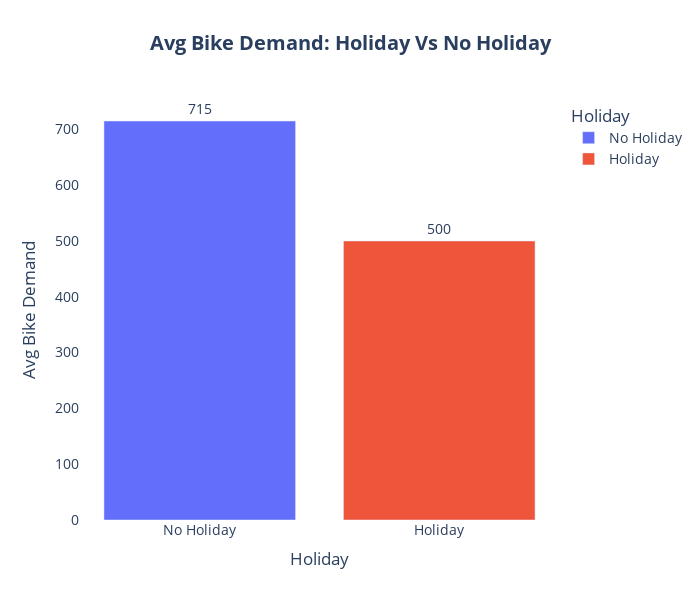
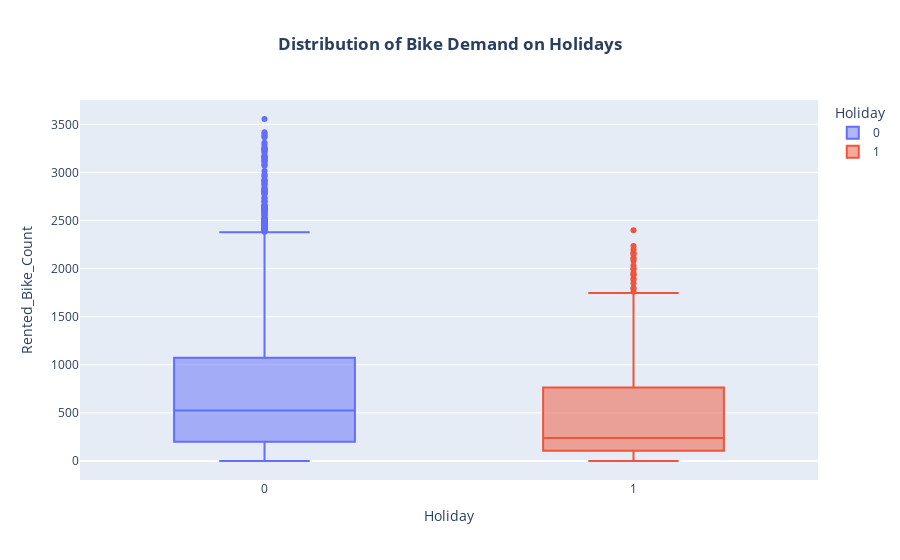

Here is the notebook cell these charts were saved with, in order:
### Markdown cell above
## **7.Holiday Analysis**

### Code cell
# -------- Holiday Analysis --------
holiday_avg = df.groupby('Holiday')['Rented_Bike_Count'].mean().round().reset_index()

holiday_avg['Holiday'] = holiday_avg['Holiday'].map({0:'No Holiday',1:'Holiday'})
fig = px.bar(
  holiday_avg,
  x = 'Holiday',
  y = 'Rented_Bike_Count',
  color = 'Holiday',
  title = '<b>Avg Bike Demand: Holiday Vs No Holiday</b>',
  text = 'Rented_Bike_Count'
)
fig.update_traces(textposition = 'outside')
fig.update_layout(
  title_x = 0.5,
  width = 700,
  height = 600,
  xaxis_title = 'Holiday',
  yaxis_title = 'Avg Bike Demand',
  bargap = 0.2,
  plot_bgcolor = 'white',
  font = dict(size = 14),
  # showlegend = True
)
fig.show()

fig1 = px.box(
  df,
  x = 'Holiday',
  y = 'Rented_Bike_Count',
  color = 'Holiday',
  title = '<b>Distribution of Bike Demand on Holidays</b>',
  points = 'outliers'

)
fig1.update_layout(
  title_x = 0.5
)
fig1.show()

### Figure 1 — Plotly figure (JSON) as saved in the notebook; plotly's stock layout.template omitted (floating-point values rounded to 4 significant figures)
{"data": [{"hovertemplate": "Holiday=%{x}<br>Rented_Bike_Count=%{text}<extra></extra>", "legendgroup": "No Holiday", "marker": {"color": "#636efa", "pattern": {"shape": ""}}, "name": "No Holiday", "orientation": "v", "showlegend": true, "text": [715.0], "textposition": "outside", "type": "bar", "x": ["No Holiday"], "xaxis": "x", "y": [715.0], "yaxis": "y"}, {"hovertemplate": "Holiday=%{x}<br>Rented_Bike_Count=%{text}<extra></extra>", "legendgroup": "Holiday", "marker": {"color": "#EF553B", "pattern": {"shape": ""}}, "name": "Holiday", "orientation": "v", "showlegend": true, "text": [500.0], "textposition": "outside", "type": "bar", "x": ["Holiday"], "xaxis": "x", "y": [500.0], "yaxis": "y"}], "layout": {"bargap": 0.2, "barmode": "relative", "font": {"size": 14}, "height": 600, "legend": {"title": {"text": "Holiday"}, "tracegroupgap": 0}, "plot_bgcolor": "white", "title": {"text": "<b>Avg Bike Demand: Holiday Vs No Holiday</b>", "x": 0.5}, "width": 700, "xaxis": {"anchor": "y", "categoryarray": ["No Holiday", "Holiday"], "categoryorder": "array", "domain": [0, 1], "title": {"text": "Holiday"}}, "yaxis": {"anchor": "x", "domain": [0, 1], "title": {"text": "Avg Bike Demand"}}}}

### Figure 2 — Plotly figure (JSON) as saved in the notebook; plotly's stock layout.template omitted (floating-point values rounded to 4 significant figures; data arrays with more than 128 entries replaced by an {"elided": "..."} marker saying what was removed)
{"data": [{"alignmentgroup": "True", "boxpoints": "outliers", "hovertemplate": "Holiday=%{x}<br>Rented_Bike_Count=%{y}<extra></extra>", "legendgroup": "0", "marker": {"color": "#636efa"}, "name": "0", "notched": false, "offsetgroup": "0", "orientation": "v", "showlegend": true, "type": "box", "x": {"elided": "8328 int values"}, "x0": " ", "xaxis": "x", "y": {"elided": "8328 int values"}, "y0": " ", "yaxis": "y"}, {"alignmentgroup": "True", "boxpoints": "outliers", "hovertemplate": "Holiday=%{x}<br>Rented_Bike_Count=%{y}<extra></extra>", "legendgroup": "1", "marker": {"color": "#EF553B"}, "name": "1", "notched": false, "offsetgroup": "1", "orientation": "v", "showlegend": true, "type": "box", "x": {"elided": "432 int values"}, "x0": " ", "xaxis": "x", "y": {"elided": "432 int values"}, "y0": " ", "yaxis": "y"}], "layout": {"boxmode": "overlay", "legend": {"title": {"text": "Holiday"}, "tracegroupgap": 0}, "title": {"text": "<b>Distribution of Bike Demand on Holidays</b>", "x": 0.5}, "xaxis": {"anchor": "y", "categoryarray": [0, 1], "categoryorder": "array", "domain": [0, 1], "title": {"text": "Holiday"}}, "yaxis": {"anchor": "x", "domain": [0, 1], "title": {"text": "Rented_Bike_Count"}}}}
